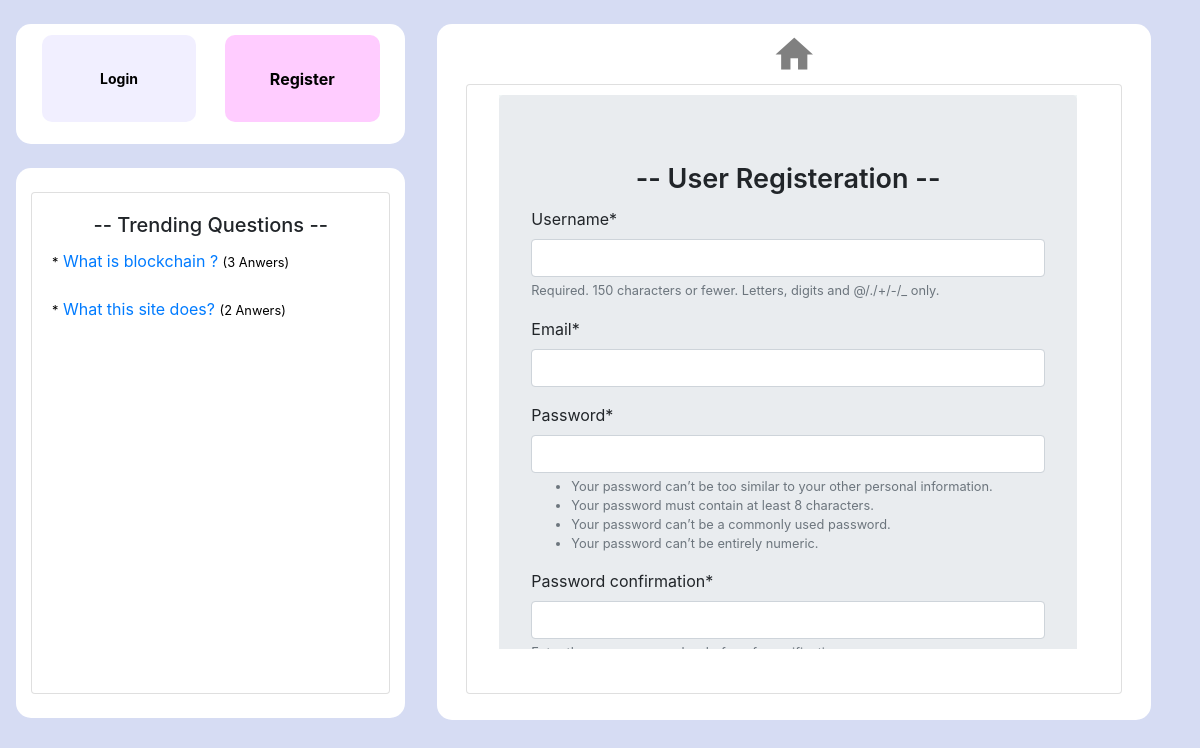
Page /user/register/ on the earlier database version.
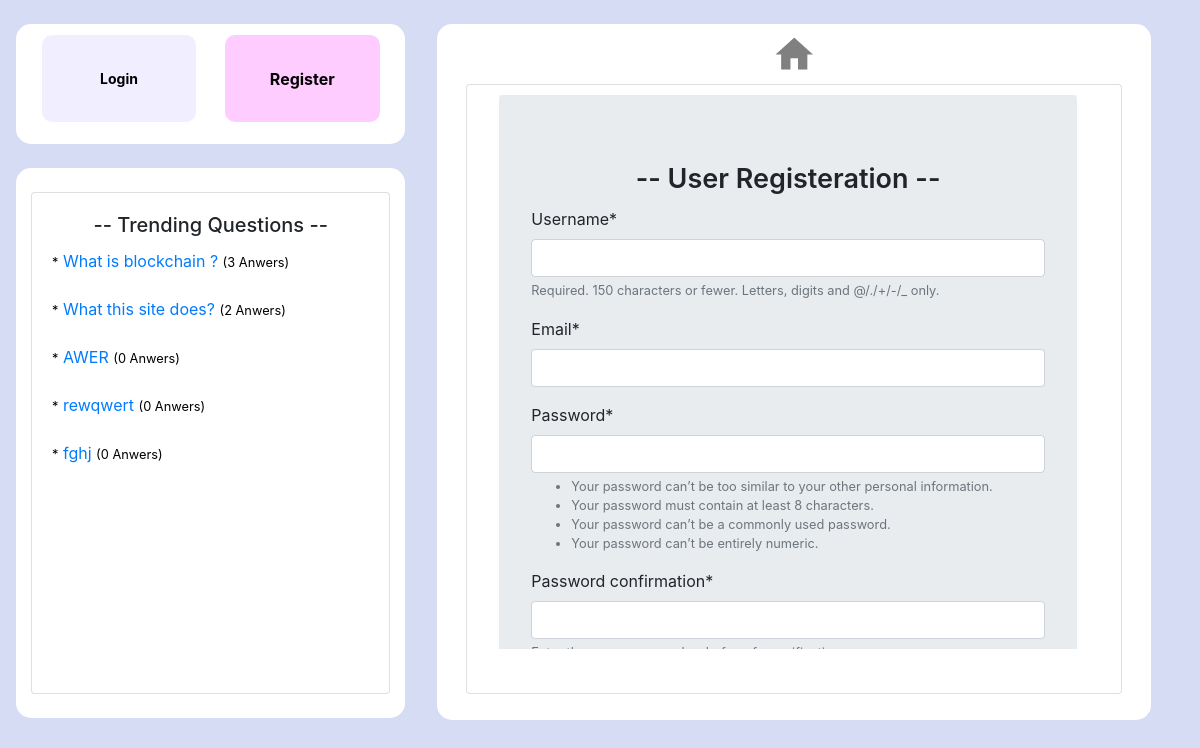
Same page on the later database version.
### Question_App/models.py (models this page shows, shortened)
class Question(models.Model):
    user=models.ForeignKey(User,on_delete=models.CASCADE)  #user who is logged in
    title=models.CharField(max_length=200) # title of qestion
    question=models.TextField() #question
    created_time= models.DateTimeField(auto_now=True) #question creation time
    answer_count=models.IntegerField(default=0) #total reply or answer count
    qustion_upvote=models.IntegerField(default=0) #question upvote
    question_downvote=models.IntegerField(default=0) #question q

### App_Users/views.py (the view)
# urls.py: path('register/',views.register,name='register'),
def register(request):
    if request.method == 'POST':
        form = UserRegisterForm(request.POST)
        if form.is_valid():
            form.save()
            username = form.cleaned_data.get('username')
            messages.success(request, f'Account created for {username}!')
            return redirect('login')
    else:
        form = UserRegisterForm()
    return render(request, 'register.html', {'form': form,'title':'| Register'})

### App_Users/forms.py
class UserRegisterForm(UserCreationForm):
    email = forms.EmailField()
    class Meta:
        model = User
        fields = ['username', 'email']

### App_Users/templates/register.html (shortened to what this page needs)
{% extends "ui/base.html" %}
{% load crispy_forms_tags %}
{% block content %}
    <div class="center" style="margin-left:2%; margin-right:4%;margin-top: 1%; height:93%; background-color:#f0f5f5;">
      <div class="jumbotron">
          <form method="POST">
              <fieldset class="form-group">
                <legend style="text-align:center; font-size:27px; font-weight:600;">-- User Registeration --</legend>
                  <div>
                    {{ form|crispy }}
                  </div>
              </fieldset>
          </form>
      </div>
    </div>
{% endblock %}

### Question_App/templates/ui/base.html (shortened to what this page needs)
<!DOCTYPE html>
{% load static %}
<html lang="en">
<head>
  <link rel="stylesheet" href="https://maxcdn.bootstrapcdn.com/bootstrap/4.5.0/css/bootstrap.min.css">
</head>
<body style="background-color:#1030bb2b;" >
  <div class="row ml-3 mr-3 mt-4 mb-2">
      <div class="col-sm-4">
{% if user.is_authenticated %}
        <div class="row" style="height:200px;border-style:none!important;">
          <div class="col-sm-12 bg-white" style="border-radius:15px; ">
            <a href="{% url 'my-question' %}"><button type="submit" class="buttonx btn-sm" style="height:37%; margin-top:4%; font-size:18px; font-weight:600;">My Questions</button></a>
            <a href="{% url 'my-answer' %}"><button type="submit" class="buttonx btn-sm" style="float:right; background-color:#ffccff; height:37%; margin-top:4%; font-size:18px;font-weight:600;">My Answers</button></a>
            <a href="{% url 'question-create' %}"><button type="submit" class="buttonx btn-sm" style="height:37%; margin-top:1%; margin-bottom:3%; font-size:18px; font-weight:600; background-color: #ccffe6;">Ask Question</button></a>
            <a href="{% url 'logout' %}"><button type="submit" class="buttonx btn-sm" style="float:right; background-color: #ffb3b3; height:37%; margin-top:1%; margin-bottom:3%; font-size:18px; font-weight:600;">Logout</button></a>
          </div>
        </div>
{% else %}
        <div class="row" style="height:120px;border-style:none!important;">
          <div class="col-sm-12 bg-white" style="border-radius:15px; ">
            <a href="{% url 'login' %}"><button class="buttonx btn-sm"><strong>Login</strong></button></a>
            <a href="{% url 'register' %}"><button class="buttonx" style="float:right; background-color:#ffccff;"><strong>Register</strong></button></a>
          </div>
        </div>
{% endif %}
        <br>
        {% if user.is_authenticated %}
                <div class="row" style="height:470px;border-style:none!important;">
                  <div class="col-sm-12 bg-white" style="border-radius:15px; ">
                    <br>
                    <div class="card" >
                      <div class="card-body">
                        <h5 class="card-title"style="text-align:center;"> -- Trending Questions --</h5>
                        <div style="overflow-y:auto;height:320px;">
        {% else %}
                <div class="row" style="height:550px;border-style:none!important;">
                  <div class="col-sm-12 bg-white" style="border-radius:15px; ">
                    <br>
                    <div class="card" >
                      <div class="card-body">
                        <h5 class="card-title"style="text-align:center;"> -- Trending Questions --</h5>
                        <div style="overflow-y:auto; height:400px;">
        {% endif %}
                          {% for t in trending_question %}
                            <a href="{% url 'question-detail' t.0 %}" style="text-decoration:none;"><p class="card-text"><small style="color:black;">*</small> {{ t.1 }} <small style="color:black;">({{ t.2 }} Anwers)</small> </p></a><br>
                          {% endfor %}
                        </div>
                        <br>
                      </div>
                    </div>
                  </div>
                </div>
        <br>
      </div>
      <div class="col-sm-8" style="">
        <div class="row">
          <div class="p-3" ></div>
          <div class="col-sm-11 bg-white" style="height:696px; border-radius:15px; ">
            <div class="row pt-2">
                <span class="material-icons" style="font-size:45px;margin:0 auto;"><a href="{% url 'home' %}" style="  text-decoration:none; color:grey;">home</a></span>
          </div>
            <div class="card pb-4"style="margin:1% 2%;">
              <div class="card-body pt-1">
                <div style="overflow-y:auto;height:560px;">
{% block content %}
{% endblock %}
                </div>
              </div>
            </div>
          </div>
        </div>
      </div>
  </div>
</body>
</html>

Differences in the rows shown:
added Question: question "AWER", t "0"
added Question: question "rewqwert", t "0"
added Question: question "fghj", t "0"
